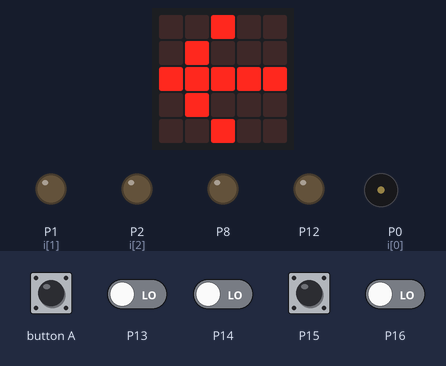
This program was run on a simulated BBC micro:bit running MicroPython. Shown: the board's 5×5 LED display, output pins drawn as LEDs (lit = HIGH), buzzer (waves = sounding). The inputs (shaded band) are chosen by the test bench; at power-on: P13–16 LOW. Random numbers come from a fixed seed.

Above: at 1.2 s.
1.3 s: button A pressed for 0.15 s
2.0 s: button A driven LOW and P14 driven HIGH
At 4.8 s:
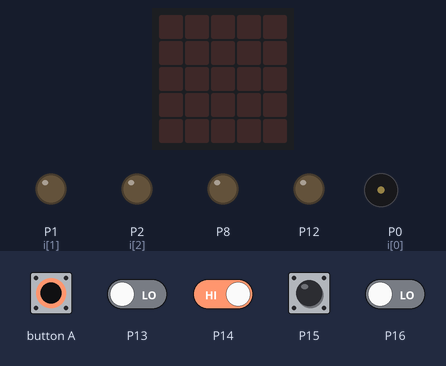
5.0 s: P15 pulled HIGH for 1 s
At 6.06 s:
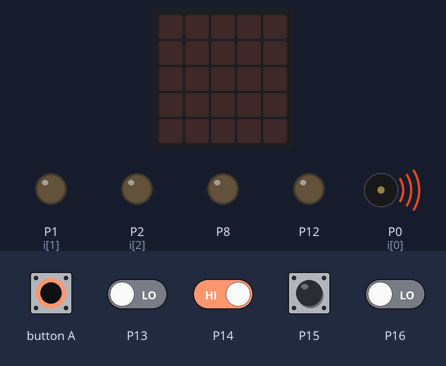
9.3 s: P14 driven HIGH
At 11.0 s:
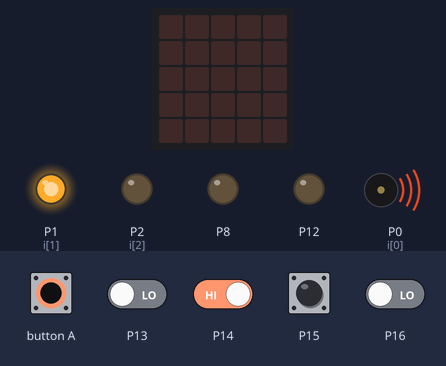
Timing chart, 0 to 13.3 s (numbered marks = the images above; inputs shaded):
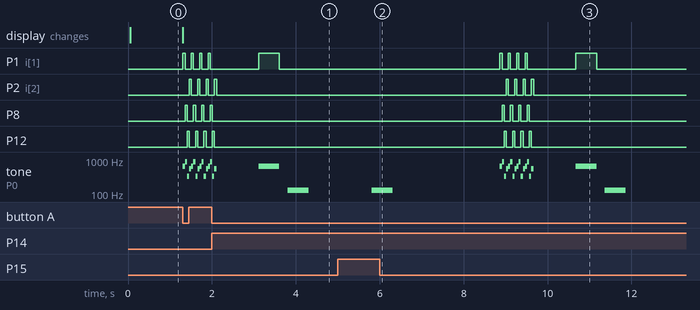

The program:

simonjinjie.py
```python
from microbit import *
import music
import random

button_pins = [pin13, pin14, pin15, pin16]
led_pins = [pin1, pin8, pin12, pin2]
notes = [659, 880, 330, 554]

def GetRandomSequence():
    return [int(4*random.random()) for i in range(0,100)]

def PlaySequence(t, s):
    for i in range(0,t):
        led_pins[s[i]].write_digital(1)
        music.pitch(notes[s[i]],500)
        led_pins[s[i]].write_digital(0)
        sleep(200)

def Win():
    for i in range(0,4):
        for j in range(0,4):
            led_pins[j].write_digital(1)
            music.pitch(notes[j],50)
            led_pins[j].write_digital(0)
    sleep(1000)

def Loss():
    music.pitch(131,500)
    sleep(1500)

def PlayGame():
    turn = 0
    sequence = GetRandomSequence()
    userSequence = [0]*100
    seqlen = 0
    playing = True
    played = False
    while playing==True:
        if turn==0:
            # Just started
            Win()
            turn = turn + 1
        if seqlen==0 and played==False:
            # Sequence needs playing
            PlaySequence(turn, sequence)
            played = True
        elif seqlen==turn:
            # User has entered the sequence
            Win()
            played = False
            turn = turn + 1
            seqlen = 0
        else:
           # User still entering pattern
           for i in range(0,4):
               if button_pins[i].read_digital()==1:
                   userSequence[seqlen] = i
                   if userSequence[seqlen]!=sequence[seqlen]:
                       Loss()
                       playing = False
                   else:
                       seqlen = seqlen + 1
                       led_pins[i].write_digital(1)
                       music.pitch(notes[i],500)
                       led_pins[i].write_digital(0)

def main():
    sleep(50)
    while True:
        display.show(Image.ARROW_W)
        if button_a.was_pressed():
            display.clear()
            PlayGame()
            sleep(1000)
        sleep(50)

main()
```

Measured:
- after the input at 1.3 s, P1 (i[1]): alternates HIGH for 0.05 s and LOW for 0.15 s, starting at once; P2 (i[2]): alternates HIGH for 0.05 s and LOW for 0.15 s, starting after 0.16 s
